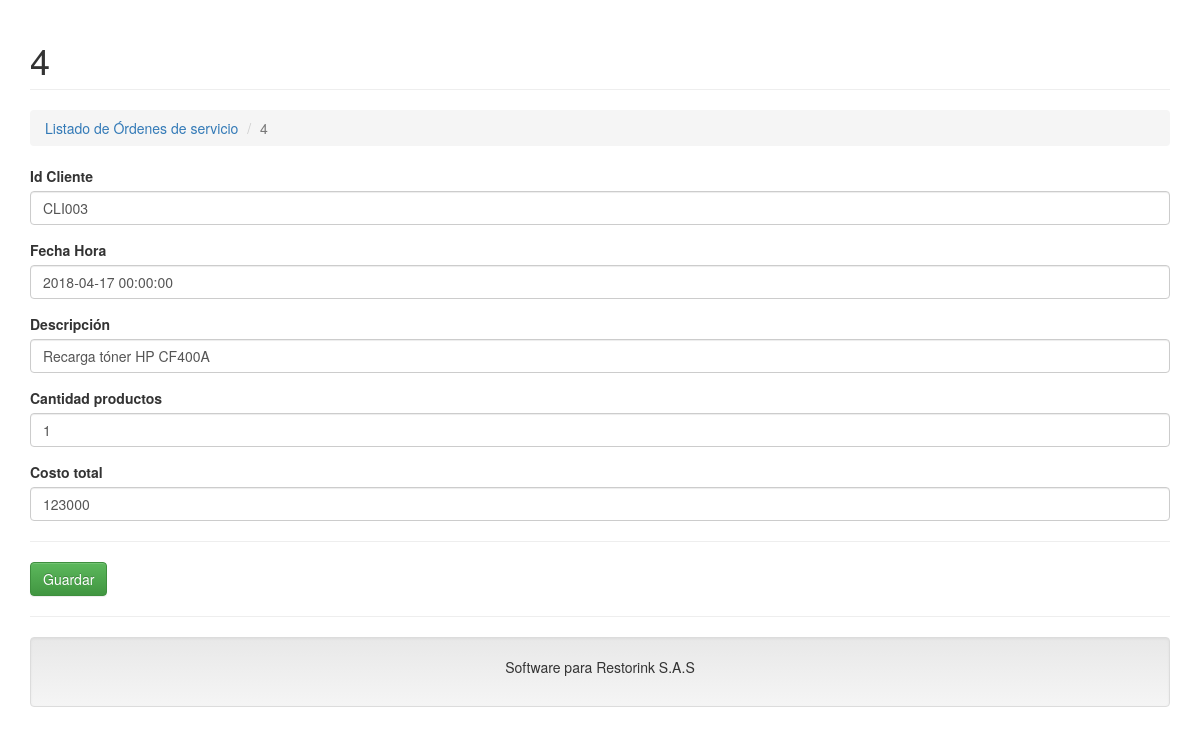
The page /?c=OrdenServicio&a=Crud&id=4 on the database its author committed.
### tables this page shows
CREATE TABLE `ordenservicio` (
  `id` int(11) NOT NULL,
  `idCliente` varchar(45) NOT NULL,
  `fechaHora` datetime NOT NULL,
  `descripcion` varchar(255) NOT NULL,
  `cantidadProductos` int(11) NOT NULL,
  `costoTotal` float NOT NULL
);

### controller/ordenservicio.controller.php (called while the page is built, shortened)
<?php
require_once 'model/ordenservicio.php';
class OrdenServicioController{
    private $model;
    public function __CONSTRUCT(){
        $this->model = new OrdenServicio();
    }
    public function Crud(){
        $alm = new OrdenServicio();
        if(isset($_REQUEST['id'])){
            $alm = $this->model->Obtener($_REQUEST['id']);
        }
        require_once 'view/header.php';
        require_once 'view/ordenservicio/ordenservicio-editar.php';
        require_once 'view/footer.php';
    }
}

### model/database.php (called while the page is built)
<?php
class Database
{
    public static function StartUp()
    {
        $pdo = new PDO('mysql:host=localhost;dbname=mydb;charset=utf8', 'root', '');
        $pdo->setAttribute(PDO::ATTR_ERRMODE, PDO::ERRMODE_EXCEPTION);
        return $pdo;
    }
}

### model/ordenservicio.php (called while the page is built, shortened)
<?php
class OrdenServicio
{
	private $pdo;
	public function __CONSTRUCT()
	{
		try
		{
			$this->pdo = Database::StartUp();
		}
		catch(Exception $e)
		{
			die($e->getMessage());
		}
	}
	public function Obtener($id)
	{
		try
		{
			$stm = $this->pdo
			          ->prepare("SELECT * FROM ordenservicio WHERE id = ?");
			$stm->execute(array($id));
			return $stm->fetch(PDO::FETCH_OBJ);
		} catch (Exception $e)
		{
			die($e->getMessage());
		}
	}
}

### view/ordenservicio/ordenservicio-editar.php (the view, shortened to what this page needs)
<h1 class="page-header">
    <?php echo $alm->id != null ? $alm->id : 'Nuevo Registro'; ?>
</h1>
<ol class="breadcrumb">
  <li><a href="?c=OrdenServicio">Listado de Órdenes de servicio</a></li>
  <li class="active"><?php echo $alm->id != null ? $alm->id : 'Nuevo Registro'; ?></li>
</ol>
<form id="frm-orden" method="post" >
    <div class="form-group">
        <label>Id Cliente</label>
        <input type="text" id="idCliente" name="idCliente" value="<?php echo $alm->idCliente; ?>" class="form-control" placeholder="Ingrese el Id del Cliente" data-validacion-tipo="requerido|min:1" />
    </div>
    <div class="form-group">
        <label>Fecha Hora</label>
        <input type="text" id="fechaHora" name="fechaHora" value="<?php echo $alm->fechaHora; ?>" class="form-control datepicker"  />
    </div>
    <div class="form-group">
        <label>Descripción</label>
        <input type="text" id="descripcion" name="descripcion" value="<?php echo $alm->descripcion; ?>" class="form-control" placeholder="Ingrese la descripción" data-validacion-tipo="requerido" />
    </div>
    <div class="form-group">
        <label>Cantidad productos</label>
        <input type="text" id="cantidadProductos" name="cantidadProductos" value="<?php echo $alm->cantidadProductos; ?>" class="form-control" placeholder="Ingrese la cantidad de productos" data-validacion-tipo="requerido" />
    </div>
    <div class="form-group">
        <label>Costo total</label>
        <input type="text" id="costoTotal" name="costoTotal" value="<?php echo $alm->costoTotal; ?>" class="form-control" placeholder="Ingrese el costo total" data-validacion-tipo="requerido" />
    </div>
    <hr />
</form>
<button id="Guardar" class="btn btn-success">Guardar</button>

### rows shown on the page
ordenservicio: id "4", idCliente "CLI003", fechaHora "2018-04-17 00:00:00", descripcion "Recarga tóner HP CF400A", cantidadProductos "1", costoTotal "123000"
